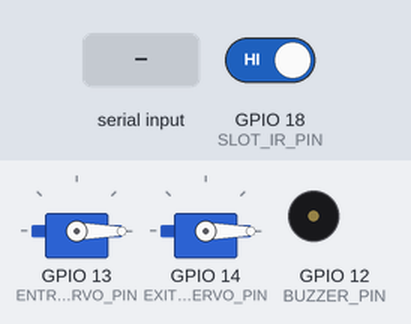
The sketch below on a simulated ESP32. On the bench: 2 × servo, buzzer (waves = sounding, pin HIGH). The test bench sets the inputs (shaded band); at power-on: GPIO 18 (SLOT_IR_PIN) HIGH. What the sketch prints to the serial monitor is not drawn.

Above: at 2.2 s.
2.3 s: "OPEN_ENTRY_GATE\n" received over Serial
At 3.5 s:
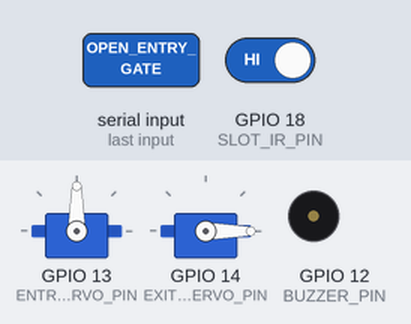
3.8 s: "OPEN_EXIT_GATE\n" received over Serial
At 4.9 s:
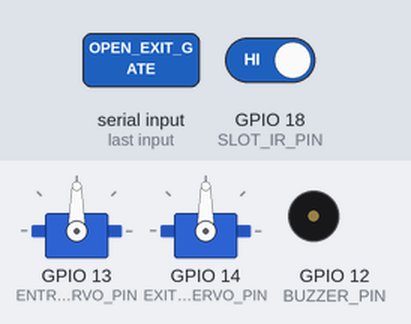
5.3 s: "CLOSE_ENTRY_GATE\n" received over Serial
At 6.0 s:
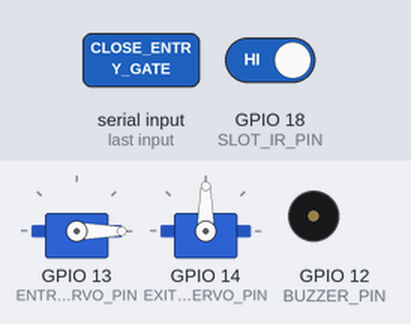
6.8 s: "BUZZER_ON\n" received over Serial
At 8.0 s:
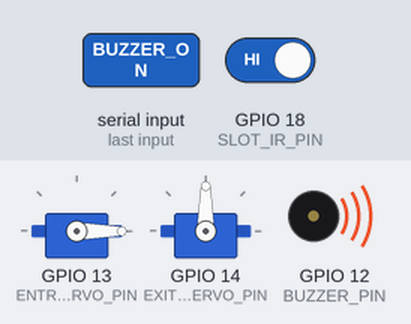
8.3 s: "CLOSE_EXIT_GATE\n" received over Serial
At 9.5 s:
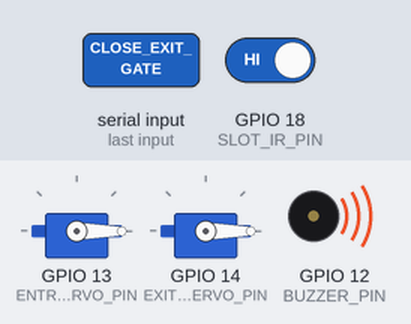
Timing chart, 0 to 11.3 s (numbered marks = the images above; inputs shaded):
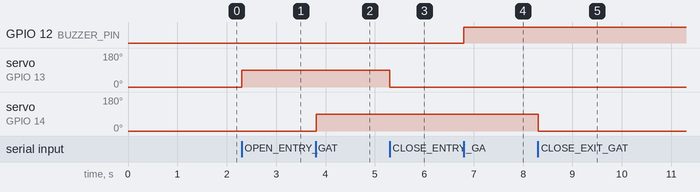

Measured:
- after the input at 2.3 s, servo on GPIO 13 (ENTRY_SERVO_PIN): 0° → 90° at once
- after the input at 3.8 s, servo on GPIO 14 (EXIT_SERVO_PIN): 0° → 90° at once
- after the input at 5.3 s, servo on GPIO 13 (ENTRY_SERVO_PIN): 90° → 0° at once
- after the input at 6.8 s, GPIO 12 (BUZZER_PIN): LOW → HIGH at once
- after the input at 8.3 s, servo on GPIO 14 (EXIT_SERVO_PIN): 90° → 0° at once

The sketch:

parking_system.ino
```cpp
/*
 * Parking System - ESP32 Controller (Simplified)
 * Manages 1 IR sensor (parking slot), 2 servo motors (entry/exit gates),
 * buzzer, and communicates with Raspberry Pi
 */

#include <ESP32Servo.h>

// Pin Definitions (NodeMCU ESP-32S)
// IR Sensor (Digital Input)
#define SLOT_IR_PIN 18      // Parking slot IR sensor (GPIO 18)

// Servo Motors (PWM Output)
#define ENTRY_SERVO_PIN 13  // Entry gate servo (GPIO 13)
#define EXIT_SERVO_PIN 14   // Exit gate servo (GPIO 14)

// Buzzer (Digital Output)
#define BUZZER_PIN 12       // Buzzer (GPIO 12)

// Servo Objects
Servo entryServo;
Servo exitServo;

// Servo Angles (adjust based on physical setup)
#define SERVO_CLOSED_ANGLE 0    // Gate closed position
#define SERVO_OPEN_ANGLE 90     // Gate open position

// Serial Communication
#define BAUD_RATE 115200

// Sensor States
bool slotIRState = false;
bool prevSlotIRState = false;

// Gate States
bool entryGateOpen = false;
bool exitGateOpen = false;

// Parking Slot State
bool slotOccupied = false;

// Debounce delay (milliseconds)
#define DEBOUNCE_DELAY 50
unsigned long lastSlotChange = 0;

void setup() {
  // Initialize Serial Communication
  Serial.begin(BAUD_RATE);
  while (!Serial) {
    delay(10); // Wait for serial port to connect
  }

  // Initialize IR Sensor Pin (Input with internal pull-up)
  pinMode(SLOT_IR_PIN, INPUT_PULLUP);

  // Initialize Servo Motors
  entryServo.attach(ENTRY_SERVO_PIN);
  exitServo.attach(EXIT_SERVO_PIN);

  // Initialize gates to closed position
  entryServo.write(SERVO_CLOSED_ANGLE);
  exitServo.write(SERVO_CLOSED_ANGLE);
  entryGateOpen = false;
  exitGateOpen = false;

  // Initialize Buzzer
  pinMode(BUZZER_PIN, OUTPUT);
  digitalWrite(BUZZER_PIN, LOW);

  // Read initial sensor state
  slotIRState = !digitalRead(SLOT_IR_PIN); // Invert because pull-up (LOW = detected)
  prevSlotIRState = slotIRState;

  // Determine initial parking slot occupancy
  slotOccupied = slotIRState;

  // Send initial parking slot status
  sendSlotStatus();

  delay(1000); // Allow system to stabilize
}

void loop() {
  // Read IR sensor with debouncing
  readIRSensor();

  // Check for sensor state changes and send messages
  checkParkingSlot();

  // Handle serial commands from Raspberry Pi
  handleSerialCommands();

  delay(10); // Small delay to prevent excessive CPU usage
}

void readIRSensor() {
  unsigned long currentTime = millis();

  // Parking Slot IR
  bool currentSlot = !digitalRead(SLOT_IR_PIN);
  if (currentSlot != slotIRState) {
    if (currentTime - lastSlotChange > DEBOUNCE_DELAY) {
      slotIRState = currentSlot;
      lastSlotChange = currentTime;
    }
  }
}

void checkParkingSlot() {
  // Check Parking Slot
  bool newSlotOccupied = slotIRState;
  if (newSlotOccupied != slotOccupied) {
    slotOccupied = newSlotOccupied;
    if (slotOccupied) {
      Serial.println("SLOT_OCCUPIED");
    } else {
      Serial.println("SLOT_FREE");
    }
  }
}

void sendSlotStatus() {
  // Send current parking slot status
  if (slotOccupied) {
    Serial.println("SLOT_OCCUPIED");
  } else {
    Serial.println("SLOT_FREE");
  }
}

void handleSerialCommands() {
  if (Serial.available() > 0) {
    String command = Serial.readStringUntil('\n');
    command.trim();

    if (command == "OPEN_ENTRY_GATE") {
      openEntryGate();
    } else if (command == "CLOSE_ENTRY_GATE") {
      closeEntryGate();
    } else if (command == "OPEN_EXIT_GATE") {
      openExitGate();
    } else if (command == "CLOSE_EXIT_GATE") {
      closeExitGate();
    } else if (command == "BUZZER_ON") {
      digitalWrite(BUZZER_PIN, HIGH);
    } else if (command == "BUZZER_OFF") {
      digitalWrite(BUZZER_PIN, LOW);
    }
  }
}

void openEntryGate() {
  if (!entryGateOpen) {
    entryServo.write(SERVO_OPEN_ANGLE);
    entryGateOpen = true;
    delay(500); // Allow servo to move
  }
}

void closeEntryGate() {
  if (entryGateOpen) {
    entryServo.write(SERVO_CLOSED_ANGLE);
    entryGateOpen = false;
    delay(500); // Allow servo to move
  }
}

void openExitGate() {
  if (!exitGateOpen) {
    exitServo.write(SERVO_OPEN_ANGLE);
    exitGateOpen = true;
    delay(500); // Allow servo to move
  }
}

void closeExitGate() {
  if (exitGateOpen) {
    exitServo.write(SERVO_CLOSED_ANGLE);
    exitGateOpen = false;
    delay(500); // Allow servo to move
  }
}
```
